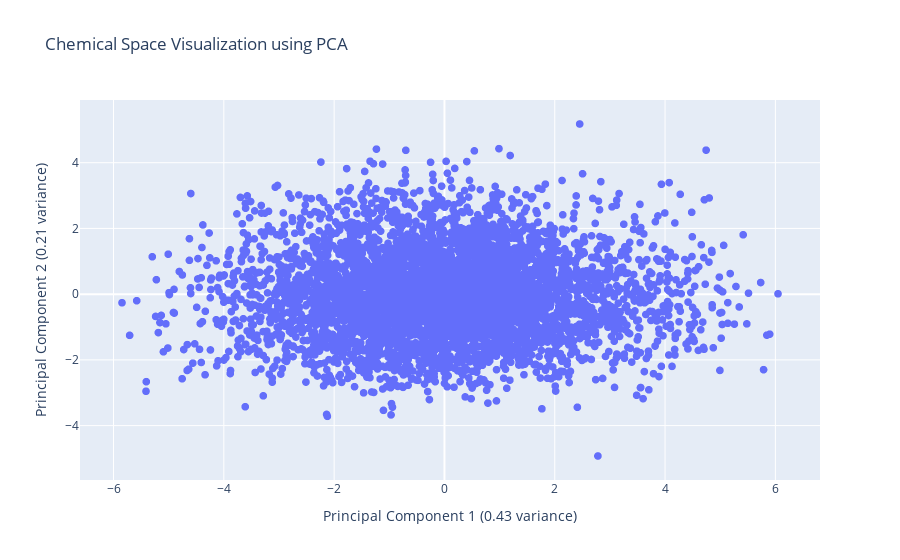

The notebook cell this image was saved under:
### Code cell
# 6. Visualize with PCA
n_components = 2
pca_rdkit = PCA(n_components=n_components, random_state=42) # Added random_state for reproducibility
principal_components_rdkit = pca_rdkit.fit_transform(scaled_features)

pca_df_rdkit = pd.DataFrame(data=principal_components_rdkit,
                      columns=[f'Principal Component {i+1}' for i in range(n_components)])
pca_df_rdkit.index = molecule_names

# Explained variance
explained_variance_ratio_rdkit = pca_rdkit.explained_variance_ratio_
print(f"Explained variance by PCA components (RDKit Descriptors): {explained_variance_ratio_rdkit}")
print(f"Total explained variance (RDKit Descriptors): {sum(explained_variance_ratio_rdkit):.2f}")

# Visualize the Chemical Space using Plotly
fig_pca_2d = plot_scatter_plotly_2d(
    df=pca_df_rdkit,
    x_col='Principal Component 1',
    y_col='Principal Component 2',
    text_col_data=pca_df_rdkit.index, # Use index for text annotations
    title='Chemical Space Visualization using PCA',
    labels_dict={
        'Principal Component 1': f'Principal Component 1 ({explained_variance_ratio_rdkit[0]:.2f} variance)',
        'Principal Component 2': f'Principal Component 2 ({explained_variance_ratio_rdkit[1]:.2f} variance)'
    },
    marker_size=8,
    text_position='top right',
)
fig_pca_2d.show()

# Original Matplotlib/Seaborn code:
# plt.figure(figsize=(12, 8))
# sns.scatterplot(x='Principal Component 1', y='Principal Component 2', data=pca_df_rdkit, s=100, legend=False)
# for i, name in enumerate(pca_df_rdkit.index):
#     plt.annotate(name, (pca_df_rdkit.iloc[i, 0], pca_df_rdkit.iloc[i, 1]), textcoords=\"offset points\", xytext=(5,5), ha='left')
# plt.title('Chemical Space Visualization using PCA')
# plt.xlabel(f'Principal Component 1 ({explained_variance_ratio_rdkit[0]:.2f} variance)')
# plt.ylabel(f'Principal Component 2 ({explained_variance_ratio_rdkit[1]:.2f} variance)')
# plt.grid(True)
# plt.axhline(0, color='grey', lw=0.5)
# plt.axvline(0, color='grey', lw=0.5)
# plt.show()

### Figure 1 — Plotly figure (JSON) as saved in the notebook; plotly's stock layout.template omitted (floating-point values rounded to 4 significant figures; data arrays with more than 128 entries replaced by an {"elided": "..."} marker saying what was removed)
{"data": [{"hovertemplate": "%{hovertext}<extra></extra>", "hovertext": {"elided": "5000 str values"}, "legendgroup": "", "marker": {"color": "#636efa", "size": 8, "symbol": "circle"}, "mode": "markers", "name": "", "showlegend": false, "type": "scattergl", "x": {"elided": "5000 float values"}, "xaxis": "x", "y": {"elided": "5000 float values"}, "yaxis": "y"}], "layout": {"legend": {"tracegroupgap": 0}, "title": {"text": "Chemical Space Visualization using PCA"}, "xaxis": {"anchor": "y", "domain": [0, 1], "title": {"text": "Principal Component 1 (0.43 variance)"}}, "yaxis": {"anchor": "x", "domain": [0, 1], "title": {"text": "Principal Component 2 (0.21 variance)"}}}}
